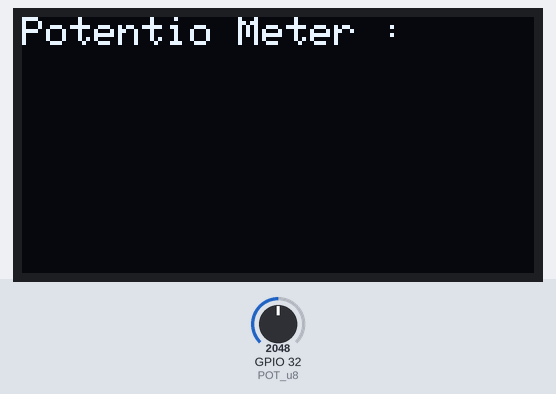
Bench run of a sketch on a simulated ESP32. On the bench: 128×64 one-colour display. The inputs (shaded band) are chosen by the test bench; at power-on: GPIO 32 (POT_u8) = 2048.

Above: at 3.1 s.
At 6.2 s:
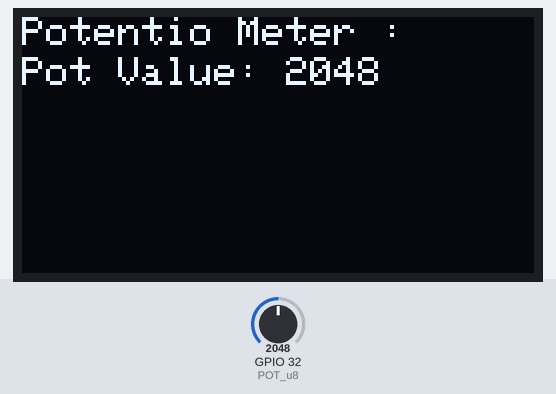
6.3 s: GPIO 32 (POT_u8) set to 2866
At 7.3 s:
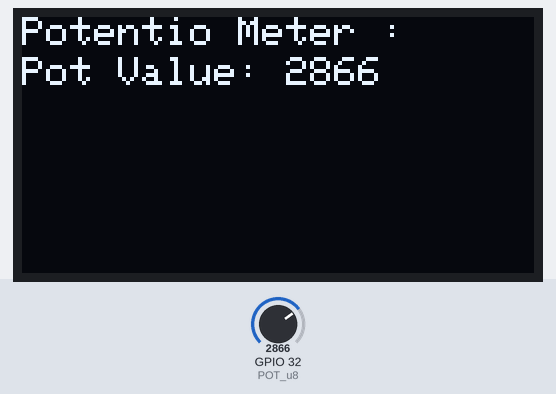
7.8 s: GPIO 32 (POT_u8) set to 3603
At 8.2 s:
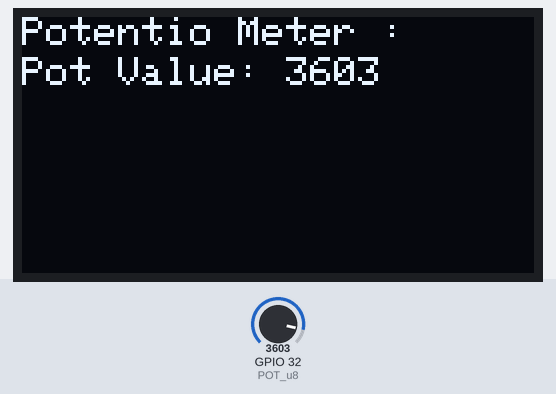
9.3 s: GPIO 32 (POT_u8) set to 4095
At 10.3 s:
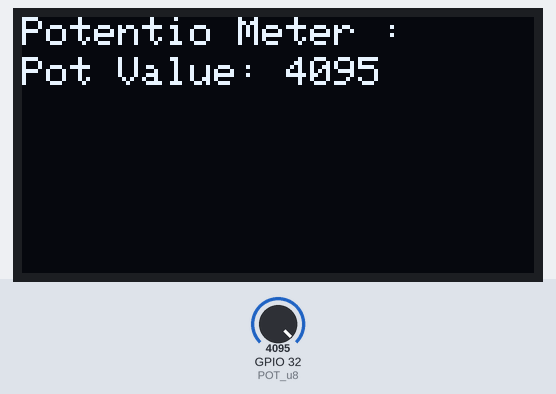
Timing chart, 0 to 12.3 s (numbered marks = the images above; inputs shaded):
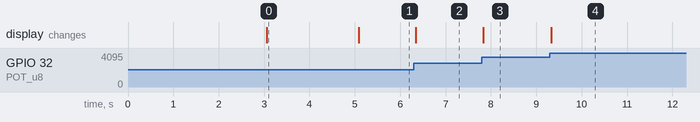

The sketch:

oLED.ino
```cpp
#include <Wire.h>
#include <Adafruit_GFX.h>
#include <Adafruit_SSD1306.h>
#define POT_u8 32
#define OLED_W_u16 128
#define OLED_H_u8 64
#define SCREEN_Addr_u8 0x3C
#define OLED_RESET_i8 -1
#define textSize_u8 1
Adafruit_SSD1306 display(OLED_W_u16, OLED_H_u8, &Wire, OLED_RESET_i8);
void setup()
{
  if(!display.begin(SSD1306_SWITCHCAPVCC, SCREEN_Addr_u8)) {
    Serial.println(F("oLED Module not Found!"));
    for(;;);
  }
  delay(3000);
  display.clearDisplay();
  display.setTextSize(textSize_u8);
  display.setTextColor(SSD1306_WHITE);
  display.setCursor(0,0);
  display.println(F("Potentio Meter :"));
  display.display();
  delay(2000);
}
void loop() {
  uint16_t potVal = analogRead(POT_u8);
  display.fillRect(0, 10, OLED_W_u16, 10, SSD1306_BLACK);
  display.setCursor(0, 10);
  display.setTextSize(1);
  display.setTextColor(SSD1306_WHITE);
  display.print("Pot Value: ");
  display.println(potVal);
  display.display();
}
```

Measured:
- after the input at 6.3 s, the display: changes at once (image 2)
- after the input at 7.8 s, the display: changes at once (image 3)
- after the input at 9.3 s, the display: changes at once (image 4)
- what the display in image 0 shows lasts 2.0 s, from 3.1 s to 5.1 s
